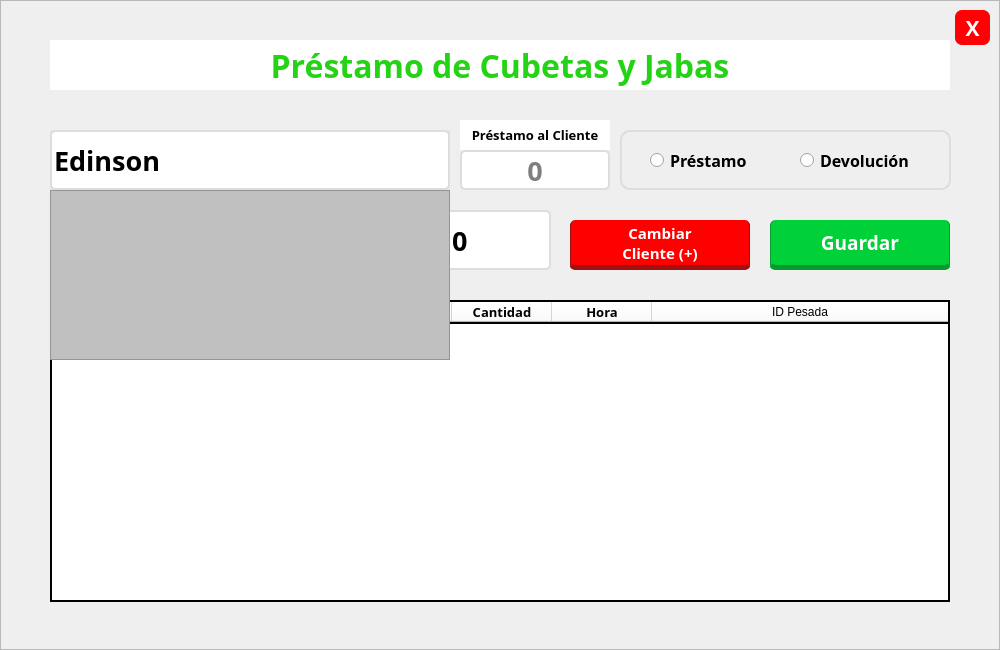
   <widget class="QFrame" name="frmPrestamoCubetasJabas">
    <property name="geometry">
     <rect>
      <x>460</x>
      <y>215</y>
      <width>1000</width>
      <height>650</height>
     </rect>
    </property>
    <property name="styleSheet">
     <string notr="true">#frmPrestamoCubetasJabas{background-color: rgb(255, 255, 255);
color: rgb(0, 0, 0);
border:none;
border-radius: 10px;
border: 2px solid #D9D9D9;}</string>
    </property>
    <property name="frameShape">
     <enum>QFrame::StyledPanel</enum>
    </property>
    <property name="frameShadow">
     <enum>QFrame::Raised</enum>
    </property>
    <widget class="QLabel" name="lblAlertaTituloPrestamoCubetasJabas">
     <property name="geometry">
      <rect>
       <x>50</x>
       <y>40</y>
       <width>900</width>
       <height>50</height>
      </rect>
     </property>
     <property name="font">
      <font>
       <family>Poppins</family>
       <pointsize>24</pointsize>
       <weight>75</weight>
       <bold>true</bold>
      </font>
     </property>
     <property name="styleSheet">
      <string notr="true">color: #24D315;
background-color: rgb(255, 255, 255);</string>
     </property>
     <property name="text">
      <string>Préstamo de Cubetas y Jabas</string>
     </property>
     <property name="alignment">
      <set>Qt::AlignCenter</set>
     </property>
    </widget>
    <widget class="QPushButton" name="btnCerrarFrmPrestamoCubetasJabas">
     <property name="geometry">
      <rect>
       <x>955</x>
       <y>10</y>
       <width>35</width>
       <height>35</height>
      </rect>
     </property>
     <property name="font">
      <font>
       <family>Poppins</family>
       <pointsize>16</pointsize>
       <weight>75</weight>
       <bold>true</bold>
      </font>
     </property>
     <property name="cursor">
      <cursorShape>PointingHandCursor</cursorShape>
     </property>
     <property name="styleSheet">
      <string notr="true">background-color: rgb(255, 0, 4);
color: rgb(255, 255, 255);
border:none;
border-radius: 7px;</string>
     </property>
     <property name="text">
      <string>X</string>
     </property>
    </widget>
    <widget class="QLineEdit" name="txtCodigoClienteCambiarPesada">
     <property name="geometry">
      <rect>
       <x>50</x>
       <y>130</y>
       <width>400</width>
       <height>60</height>
      </rect>
     </property>
     <property name="font">
      <font>
       <family>Poppins</family>
       <pointsize>20</pointsize>
       <weight>75</weight>
       <bold>true</bold>
      </font>
     </property>
     <property name="cursor">
      <cursorShape>IBeamCursor</cursorShape>
     </property>
     <property name="styleSheet">
      <string notr="true">border-radius: 5px;
border: 2px solid #DDD;
background-color: rgb(255, 255, 255);</string>
     </property>
     <property name="inputMask">
      <string/>
     </property>
     <property name="text">
      <string>Edinson</string>
     </property>
     <property name="alignment">
      <set>Qt::AlignLeading|Qt::AlignLeft|Qt::AlignVCenter</set>
     </property>
     <property name="placeholderText">
      <string>  Buscar Cliente</string>
     </property>
    </widget>
    <widget class="QLabel" name="txtNombreClienteCambiarPesada">
     <property name="geometry">
      <rect>
       <x>50</x>
       <y>130</y>
       <width>400</width>
       <height>60</height>
      </rect>
     </property>
     <property name="font">
      <font>
       <family>Poppins</family>
       <pointsize>20</pointsize>
       <weight>75</weight>
       <bold>true</bold>
      </font>
     </property>
     <property name="styleSheet">
      <string notr="true">color: rgb(41, 74, 117);
background-color: rgb(230, 230, 230);
padding-left: 5px;</string>
     </property>
     <property name="text">
      <string>Nombre</string>
     </property>
    </widget>
    <widget class="QListWidget" name="lwListaClientesCambiarPesada">
     <property name="enabled">
      <bool>true</bool>
     </property>
     <property name="geometry">
      <rect>
       <x>50</x>
       <y>190</y>
       <width>400</width>
       <height>170</height>
      </rect>
     </property>
     <property name="font">
      <font>
       <family>Poppins Medium</family>
       <pointsize>14</pointsize>
      </font>
     </property>
     <property name="styleSheet">
      <string notr="true">background-color: rgb(192, 192, 192);
color: rgb(255, 255, 255);</string>
     </property>
    </widget>
    <widget class="QPushButton" name="btnCambiarClientePrestamoCubetasJabas">
     <property name="geometry">
      <rect>
       <x>570</x>
       <y>220</y>
       <width>180</width>
       <height>50</height>
      </rect>
     </property>
     <property name="font">
      <font>
       <family>Poppins</family>
       <pointsize>11</pointsize>
       <weight>75</weight>
       <bold>true</bold>
      </font>
     </property>
     <property name="cursor">
      <cursorShape>PointingHandCursor</cursorShape>
     </property>
     <property name="styleSheet">
      <string notr="true">QPushButton{
	background-color: #FF0000;
	color: rgb(255, 255, 255);
	border:none;
	border-radius: 5px;
	border-left: 1px solid #A10F0F;
	border-right: 1px solid #A10F0F;
	border-bottom: 5px solid #A10F0F;
}
QPushButton:hover{
	background-color: #FF4C4C;
}
QPushButton:pressed{
	background-color: #D90000;
}</string>
     </property>
     <property name="text">
      <string>Cambiar
Cliente (+)</string>
     </property>
    </widget>
    <widget class="QPushButton" name="btnGuardarFrmPrestamoCubetasJabas">
     <property name="geometry">
      <rect>
       <x>770</x>
       <y>220</y>
       <width>180</width>
       <height>50</height>
      </rect>
     </property>
     <property name="font">
      <font>
       <family>Poppins</family>
       <pointsize>14</pointsize>
       <weight>75</weight>
       <bold>true</bold>
      </font>
     </property>
     <property name="cursor">
      <cursorShape>PointingHandCursor</cursorShape>
     </property>
     <property name="styleSheet">
      <string notr="true">QPushButton{
	background-color: #00D139;
	color: rgb(255, 255, 255);
	border:none;
	border-radius: 5px;
	border-left: 1px solid #089930;
	border-right: 1px solid #089930;
	border-bottom: 5px solid #089930;
}
QPushButton:hover{
	background-color: #20E355;
}
QPushButton:pressed{
	background-color: #14BC43;
}</string>
     </property>
     <property name="text">
      <string>Guardar</string>
     </property>
    </widget>
    <widget class="QGroupBox" name="groupBox">
     <property name="geometry">
      <rect>
       <x>620</x>
       <y>130</y>
       <width>331</width>
       <height>60</height>
      </rect>
     </property>
     <property name="font">
      <font>
       <family>Montserrat</family>
       <pointsize>12</pointsize>
       <weight>75</weight>
       <bold>true</bold>
      </font>
     </property>
     <property name="styleSheet">
      <string notr="true">border-radius: 10px;
border: 2px solid #ddd;</string>
     </property>
     <property name="title">
      <string/>
     </property>
     <property name="alignment">
      <set>Qt::AlignCenter</set>
     </property>
     <widget class="QRadioButton" name="radioBtnPrestamo">
      <property name="geometry">
       <rect>
        <x>30</x>
        <y>20</y>
        <width>120</width>
        <height>20</height>
       </rect>
      </property>
      <property name="font">
       <font>
        <family>Poppins SemiBold</family>
        <pointsize>12</pointsize>
        <weight>75</weight>
        <bold>true</bold>
       </font>
      </property>
      <property name="styleSheet">
       <string notr="true">border: none;</string>
      </property>
      <property name="text">
       <string>Préstamo</string>
      </property>
      <property name="checkable">
       <bool>true</bool>
      </property>
      <property name="checked">
       <bool>false</bool>
      </property>
     </widget>
     <widget class="QRadioButton" name="radioBtnDevolucion">
      <property name="geometry">
       <rect>
        <x>180</x>
        <y>20</y>
        <width>120</width>
        <height>20</height>
       </rect>
      </property>
      <property name="font">
       <font>
        <family>Poppins SemiBold</family>
        <pointsize>12</pointsize>
        <weight>75</weight>
        <bold>true</bold>
       </font>
      </property>
      <property name="styleSheet">
       <string notr="true">border: none;</string>
      </property>
      <property name="text">
       <string>Devolución</string>
      </property>
      <property name="iconSize">
       <size>
        <width>20</width>
        <height>20</height>
       </size>
      </property>
     </widget>
    </widget>
    <widget class="QGroupBox" name="groupBox_2">
     <property name="geometry">
      <rect>
       <x>50</x>
       <y>210</y>
       <width>300</width>
       <height>60</height>
      </rect>
     </property>
     <property name="font">
      <font>
       <family>Montserrat</family>
       <pointsize>12</pointsize>
       <weight>75</weight>
       <bold>true</bold>
      </font>
     </property>
     <property name="styleSheet">
      <string notr="true">border-radius: 10px;
border: 2px solid #ddd;</string>
     </property>
     <property name="title">
      <string/>
     </property>
     <property name="alignment">
      <set>Qt::AlignCenter</set>
     </property>
     <widget class="QRadioButton" name="radioBtnCubetas">
      <property name="geometry">
       <rect>
        <x>40</x>
        <y>20</y>
        <width>120</width>
        <height>20</height>
       </rect>
      </property>
      <property name="font">
       <font>
        <family>Poppins SemiBold</family>
        <pointsize>12</pointsize>
        <weight>75</weight>
        <bold>true</bold>
       </font>
      </property>
      <property name="styleSheet">
       <string notr="true">border: none;</string>
      </property>
      <property name="text">
       <string>Cubetas</string>
      </property>
      <property name="checkable">
       <bool>true</bool>
      </property>
      <property name="checked">
       <bool>false</bool>
      </property>
     </widget>
     <widget class="QRadioButton" name="radioBtnJabas">
      <property name="geometry">
       <rect>
        <x>170</x>
        <y>20</y>
        <width>120</width>
        <height>20</height>
       </rect>
      </property>
      <property name="font">
       <font>
        <family>Poppins SemiBold</family>
        <pointsize>12</pointsize>
        <weight>75</weight>
        <bold>true</bold>
       </font>
      </property>
      <property name="styleSheet">
       <string notr="true">border: none;</string>
      </property>
      <property name="text">
       <string>Jabas</string>
      </property>
     </widget>
    </widget>
    <widget class="QLineEdit" name="txtCantidadPrestamo">
     <property name="geometry">
      <rect>
       <x>370</x>
       <y>210</y>
       <width>181</width>
       <height>60</height>
      </rect>
     </property>
     <property name="font">
      <font>
       <family>Poppins</family>
       <pointsize>20</pointsize>
       <weight>75</weight>
       <bold>true</bold>
      </font>
     </property>
     <property name="cursor">
      <cursorShape>IBeamCursor</cursorShape>
     </property>
     <property name="styleSheet">
      <string notr="true">border-radius: 5px;
border: 2px solid #DDD;
background-color: rgb(255, 255, 255);</string>
     </property>
     <property name="inputMask">
      <string/>
     </property>
     <property name="text">
      <string>0</string>
     </property>
     <property name="alignment">
      <set>Qt::AlignCenter</set>
     </property>
     <property name="placeholderText">
      <string>Cantidad</string>
     </property>
    </widget>
    <widget class="QFrame" name="frmTabla">
     <property name="geometry">
      <rect>
       <x>50</x>
       <y>300</y>
       <width>900</width>
       <height>302</height>
      </rect>
     </property>
     <property name="styleSheet">
      <string notr="true">background-color: rgb(255, 255, 255);
border: 2px solid #000;</string>
     </property>
     <property name="frameShape">
      <enum>QFrame::StyledPanel</enum>
     </property>
     <property name="frameShadow">
      <enum>QFrame::Raised</enum>
     </property>
     <widget class="QTableWidget" name="tblDetallePrestamo">
      <property name="geometry">
       <rect>
        <x>2</x>
        <y>2</y>
        <width>896</width>
        <height>300</height>
       </rect>
      </property>
      <property name="font">
       <font>
        <family>Poppins Medium</family>
        <pointsize>10</pointsize>
       </font>
      </property>
      <property name="styleSheet">
       <string notr="true">background-color: rgb(255, 255, 255);
border-color: rgb(0, 0, 0);
border:2px solid black;
border-left:0;
border-right:0;
border-top:0;

</string>
      </property>
      <property name="editTriggers">
       <set>QAbstractItemView::NoEditTriggers</set>
      </property>
      <property name="tabKeyNavigation">
       <bool>true</bool>
      </property>
      <property name="showDropIndicator" stdset="0">
       <bool>false</bool>
      </property>
      <property name="dragDropOverwriteMode">
       <bool>true</bool>
      </property>
      <property name="selectionMode">
       <enum>QAbstractItemView::NoSelection</enum>
      </property>
      <attribute name="horizontalHeaderStretchLastSection">
       <bool>true</bool>
      </attribute>
      <attribute name="verticalHeaderVisible">
       <bool>false</bool>
      </attribute>
      <attribute name="verticalHeaderCascadingSectionResizes">
       <bool>false</bool>
      </attribute>
      <attribute name="verticalHeaderHighlightSections">
       <bool>false</bool>
      </attribute>
      <attribute name="verticalHeaderShowSortIndicator" stdset="0">
       <bool>false</bool>
      </attribute>
      <attribute name="verticalHeaderStretchLastSection">
       <bool>false</bool>
      </attribute>
      <column>
       <property name="text">
        <string>N°</string>
       </property>
       <property name="font">
        <font>
         <family>Poppins</family>
         <pointsize>10</pointsize>
         <weight>75</weight>
         <bold>true</bold>
        </font>
       </property>
      </column>
      <column>
       <property name="text">
        <string>Cliente</string>
       </property>
       <property name="font">
        <font>
         <family>Poppins</family>
         <pointsize>10</pointsize>
         <weight>75</weight>
         <bold>true</bold>
        </font>
       </property>
      </column>
      <column>
       <property name="text">
        <string>Tipo</string>
       </property>
       <property name="font">
        <font>
         <family>Poppins</family>
         <pointsize>10</pointsize>
         <weight>75</weight>
         <bold>true</bold>
        </font>
       </property>
      </column>
      <column>
       <property name="text">
        <string>Variedad</string>
       </property>
       <property name="font">
        <font>
         <family>Poppins</family>
         <pointsize>10</pointsize>
         <weight>75</weight>
         <bold>true</bold>
        </font>
       </property>
      </column>
      <column>
       <property name="text">
        <string>Cantidad</string>
       </property>
       <property name="font">
        <font>
         <family>Poppins</family>
         <pointsize>10</pointsize>
         <weight>75</weight>
         <bold>true</bold>
        </font>
       </property>
      </column>
      <column>
       <property name="text">
        <string>Hora</string>
       </property>
       <property name="font">
        <font>
         <family>Poppins</family>
         <pointsize>10</pointsize>
         <weight>75</weight>
         <bold>true</bold>
        </font>
       </property>
      </column>
      <column>
       <property name="text">
        <string>ID Pesada</string>
       </property>
      </column>
     </widget>
    </widget>
    <widget class="QLineEdit" name="txtCantidadPrestada">
     <property name="enabled">
      <bool>false</bool>
     </property>
     <property name="geometry">
      <rect>
       <x>460</x>
       <y>150</y>
       <width>150</width>
       <height>40</height>
      </rect>
     </property>
     <property name="font">
      <font>
       <family>Poppins</family>
       <pointsize>20</pointsize>
       <weight>75</weight>
       <bold>true</bold>
      </font>
     </property>
     <property name="cursor">
      <cursorShape>IBeamCursor</cursorShape>
     </property>
     <property name="styleSheet">
      <string notr="true">border-radius: 5px;
border: 2px solid #DDD;
background-color: rgb(255, 255, 255);</string>
     </property>
     <property name="inputMask">
      <string/>
     </property>
     <property name="text">
      <string/>
     </property>
     <property name="alignment">
      <set>Qt::AlignCenter</set>
     </property>
     <property name="placeholderText">
      <string>0</string>
     </property>
    </widget>
    <widget class="QLabel" name="lblPrestamoAlCliente">
     <property name="geometry">
      <rect>
       <x>460</x>
       <y>120</y>
       <width>150</width>
       <height>30</height>
      </rect>
     </property>
     <property name="font">
      <font>
       <family>Poppins SemiBold</family>
       <pointsize>10</pointsize>
       <weight>75</weight>
       <bold>true</bold>
      </font>
     </property>
     <property name="styleSheet">
      <string notr="true">background-color: rgb(255, 255, 255);</string>
     </property>
     <property name="text">
      <string>Préstamo al Cliente</string>
     </property>
     <property name="alignment">
      <set>Qt::AlignCenter</set>
     </property>
    </widget>
    <zorder>lblAlertaTituloPrestamoCubetasJabas</zorder>
    <zorder>btnCerrarFrmPrestamoCubetasJabas</zorder>
    <zorder>txtNombreClienteCambiarPesada</zorder>
    <zorder>txtCodigoClienteCambiarPesada</zorder>
    <zorder>btnCambiarClientePrestamoCubetasJabas</zorder>
    <zorder>btnGuardarFrmPrestamoCubetasJabas</zorder>
    <zorder>groupBox</zorder>
    <zorder>groupBox_2</zorder>
    <zorder>txtCantidadPrestamo</zorder>
    <zorder>frmTabla</zorder>
    <zorder>lwListaClientesCambiarPesada</zorder>
    <zorder>txtCantidadPrestada</zorder>
    <zorder>lblPrestamoAlCliente</zorder>
   </widget>
